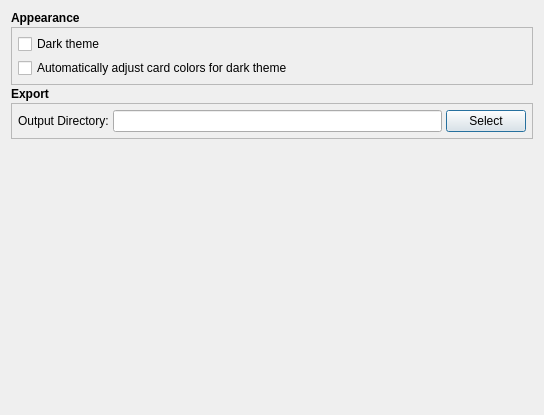
<?xml version="1.0" encoding="UTF-8"?>
<ui version="4.0">
 <class>DialogOptions</class>
 <widget class="QDialog" name="DialogOptions">
  <property name="geometry">
   <rect>
    <x>0</x>
    <y>0</y>
    <width>544</width>
    <height>415</height>
   </rect>
  </property>
  <property name="windowTitle">
   <string>Dialog</string>
  </property>
  <layout class="QVBoxLayout" name="verticalLayout_3">
   <property name="spacing">
    <number>2</number>
   </property>
   <item>
    <widget class="QLabel" name="labelSectionAppearance">
     <property name="font">
      <font>
       <bold>true</bold>
      </font>
     </property>
     <property name="text">
      <string>Appearance</string>
     </property>
    </widget>
   </item>
   <item>
    <widget class="QFrame" name="frameAppearance">
     <property name="frameShape">
      <enum>QFrame::StyledPanel</enum>
     </property>
     <property name="frameShadow">
      <enum>QFrame::Raised</enum>
     </property>
     <layout class="QVBoxLayout" name="verticalLayout">
      <property name="spacing">
       <number>4</number>
      </property>
      <property name="leftMargin">
       <number>6</number>
      </property>
      <property name="topMargin">
       <number>6</number>
      </property>
      <property name="rightMargin">
       <number>6</number>
      </property>
      <property name="bottomMargin">
       <number>6</number>
      </property>
      <item>
       <widget class="QCheckBox" name="checkBoxDarkTheme">
        <property name="text">
         <string>Dark theme</string>
        </property>
       </widget>
      </item>
      <item>
       <widget class="QCheckBox" name="checkBoxAutoAdjustCardColors">
        <property name="text">
         <string>Automatically adjust card colors for dark theme</string>
        </property>
       </widget>
      </item>
     </layout>
    </widget>
   </item>
   <item>
    <widget class="QLabel" name="labelSectionExport">
     <property name="font">
      <font>
       <bold>true</bold>
      </font>
     </property>
     <property name="text">
      <string>Export</string>
     </property>
    </widget>
   </item>
   <item>
    <widget class="QFrame" name="frameExport">
     <property name="frameShape">
      <enum>QFrame::StyledPanel</enum>
     </property>
     <property name="frameShadow">
      <enum>QFrame::Raised</enum>
     </property>
     <layout class="QVBoxLayout" name="verticalLayout_2">
      <property name="spacing">
       <number>4</number>
      </property>
      <property name="leftMargin">
       <number>6</number>
      </property>
      <property name="topMargin">
       <number>6</number>
      </property>
      <property name="rightMargin">
       <number>6</number>
      </property>
      <property name="bottomMargin">
       <number>6</number>
      </property>
      <item>
       <layout class="QHBoxLayout" name="horizontalLayout">
        <item>
         <widget class="QLabel" name="label_3">
          <property name="text">
           <string>Output Directory:</string>
          </property>
         </widget>
        </item>
        <item>
         <widget class="QLineEdit" name="lineEditExportOutputDir"/>
        </item>
        <item>
         <widget class="QPushButton" name="buttonSelectExportOutputDir">
          <property name="text">
           <string>Select</string>
          </property>
         </widget>
        </item>
       </layout>
      </item>
     </layout>
    </widget>
   </item>
   <item>
    <spacer name="verticalSpacer">
     <property name="orientation">
      <enum>Qt::Vertical</enum>
     </property>
     <property name="sizeHint" stdset="0">
      <size>
       <width>20</width>
       <height>252</height>
      </size>
     </property>
    </spacer>
   </item>
  </layout>
 </widget>
 <resources/>
 <connections/>
</ui>
